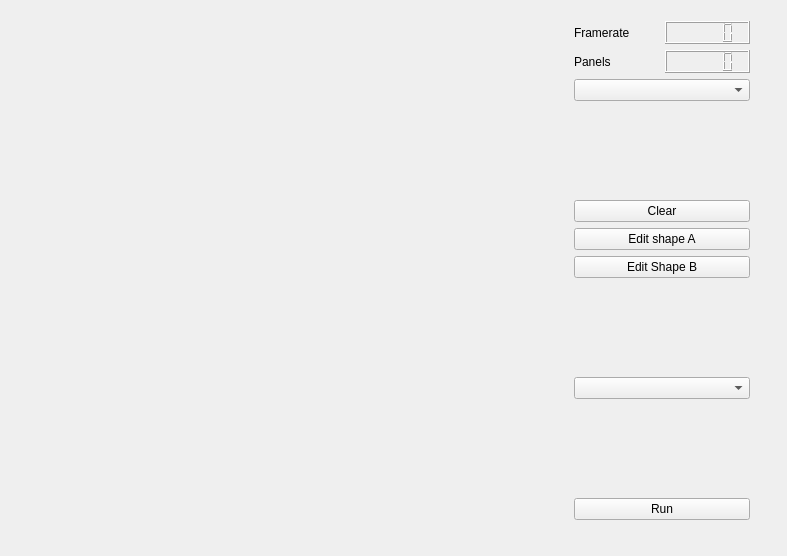
<?xml version="1.0" encoding="UTF-8"?>
<ui version="4.0">
 <class>MainWindow</class>
 <widget class="QMainWindow" name="MainWindow">
  <property name="geometry">
   <rect>
    <x>0</x>
    <y>0</y>
    <width>787</width>
    <height>556</height>
   </rect>
  </property>
  <property name="windowTitle">
   <string>MainWindow</string>
  </property>
  <widget class="QWidget" name="centralWidget">
   <property name="sizePolicy">
    <sizepolicy hsizetype="Preferred" vsizetype="Preferred">
     <horstretch>1</horstretch>
     <verstretch>0</verstretch>
    </sizepolicy>
   </property>
   <widget class="QWidget" name="horizontalLayoutWidget">
    <property name="geometry">
     <rect>
      <x>30</x>
      <y>10</y>
      <width>731</width>
      <height>521</height>
     </rect>
    </property>
    <layout class="QHBoxLayout" name="horizontalLayout" stretch="3,1">
     <item>
      <widget class="PaletteEditor" name="canvas" native="true"/>
     </item>
     <item>
      <layout class="QGridLayout" name="gridLayout">
       <item row="5" column="0">
        <widget class="QPushButton" name="editAbutton">
         <property name="text">
          <string>Edit shape A</string>
         </property>
        </widget>
       </item>
       <item row="4" column="0">
        <widget class="QPushButton" name="clearButton">
         <property name="text">
          <string>Clear</string>
         </property>
        </widget>
       </item>
       <item row="10" column="0">
        <widget class="QPushButton" name="runButton">
         <property name="text">
          <string>Run</string>
         </property>
        </widget>
       </item>
       <item row="9" column="0">
        <spacer name="verticalSpacer">
         <property name="orientation">
          <enum>Qt::Vertical</enum>
         </property>
         <property name="sizeHint" stdset="0">
          <size>
           <width>20</width>
           <height>40</height>
          </size>
         </property>
        </spacer>
       </item>
       <item row="2" column="0">
        <spacer name="verticalSpacer_2">
         <property name="orientation">
          <enum>Qt::Vertical</enum>
         </property>
         <property name="sizeHint" stdset="0">
          <size>
           <width>20</width>
           <height>40</height>
          </size>
         </property>
        </spacer>
       </item>
       <item row="7" column="0">
        <spacer name="verticalSpacer_3">
         <property name="orientation">
          <enum>Qt::Vertical</enum>
         </property>
         <property name="sizeHint" stdset="0">
          <size>
           <width>20</width>
           <height>40</height>
          </size>
         </property>
        </spacer>
       </item>
       <item row="8" column="0">
        <widget class="QComboBox" name="selectShape"/>
       </item>
       <item row="6" column="0">
        <widget class="QPushButton" name="editBbutton">
         <property name="text">
          <string>Edit Shape B</string>
         </property>
        </widget>
       </item>
       <item row="1" column="0">
        <widget class="QComboBox" name="portSelector"/>
       </item>
       <item row="0" column="0">
        <layout class="QVBoxLayout" name="verticalLayout">
         <item>
          <layout class="QHBoxLayout" name="horizontalLayout_2">
           <item>
            <widget class="QLabel" name="label">
             <property name="text">
              <string>Framerate</string>
             </property>
            </widget>
           </item>
           <item>
            <widget class="QLCDNumber" name="lcdNumber"/>
           </item>
          </layout>
         </item>
         <item>
          <layout class="QHBoxLayout" name="horizontalLayout_9">
           <item>
            <widget class="QLabel" name="label_8">
             <property name="text">
              <string>Panels</string>
             </property>
            </widget>
           </item>
           <item>
            <widget class="QLCDNumber" name="panels"/>
           </item>
          </layout>
         </item>
        </layout>
       </item>
      </layout>
     </item>
    </layout>
   </widget>
  </widget>
 </widget>
 <layoutdefault spacing="6" margin="11"/>
 <customwidgets>
  <customwidget>
   <class>PaletteEditor</class>
   <extends>QWidget</extends>
   <header location="global">paletteeditor.h</header>
   <container>1</container>
  </customwidget>
 </customwidgets>
 <resources/>
 <connections/>
</ui>
